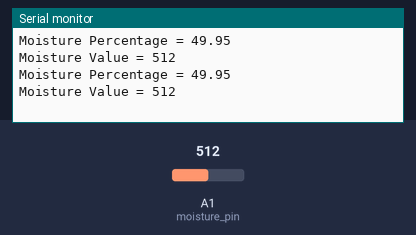
The sketch below on a simulated Arduino Uno, built with avr-gcc and run on an emulated ATmega328P. Parts: the last lines printed to the serial monitor. The test bench sets the inputs (shaded band); at power-on: A1 (moisture_pin) = 512.

Above: at 1.8 s.
1.9 s: A1 (moisture_pin) set to 716
At 2.8 s:
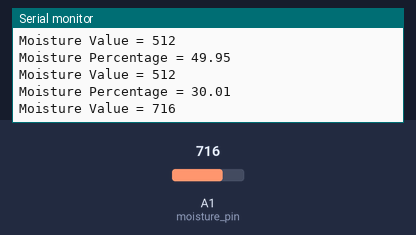
3.4 s: A1 (moisture_pin) set to 900
At 4.8 s:
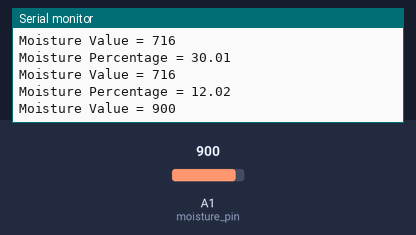
Timing chart, 0 to 6.4 s (numbered marks = the images above; inputs shaded):
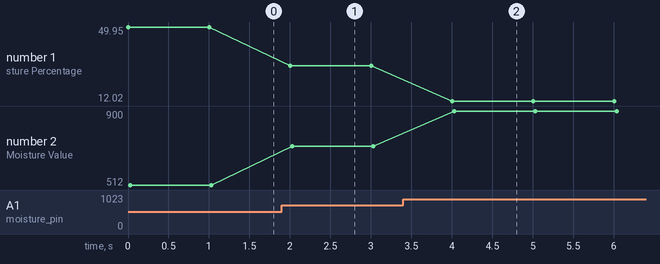

Measured:
- after the input at 1.9 s, the serial monitor: prints a new line after 0.10 s (image 1)
- after the input at 3.4 s, the serial monitor: prints a new line after 0.60 s (image 2)
- plotted number 1: 49.95 → 30.01 after the input at 1.9 s, 30.01 → 12.02 after the input at 3.4 s
- plotted number 2: 512 → 716 after the input at 1.9 s, 716 → 900 after the input at 3.4 s

The sketch:

soil-moisture-sensor.ino
```cpp
#define moisture_pin A1	/* Soil moisture sensor O/P pin */

void setup() {
  Serial.begin(9600);
  pinMode(moisture_pin, INPUT);	/* Define baud rate for serial communication */
}

void loop() {
  float moisture_percentage;
  int sensor_analog = 0;
  sensor_analog = analogRead(moisture_pin);
  moisture_percentage = 100 - ((sensor_analog/1023.00) * 100 );
  Serial.print("Moisture Percentage = ");
  Serial.print(moisture_percentage);
  Serial.print("\n");
  Serial.print("Moisture Value = ");
  Serial.print(sensor_analog);
  Serial.print("\n\n");
  delay(1000);
}
```
